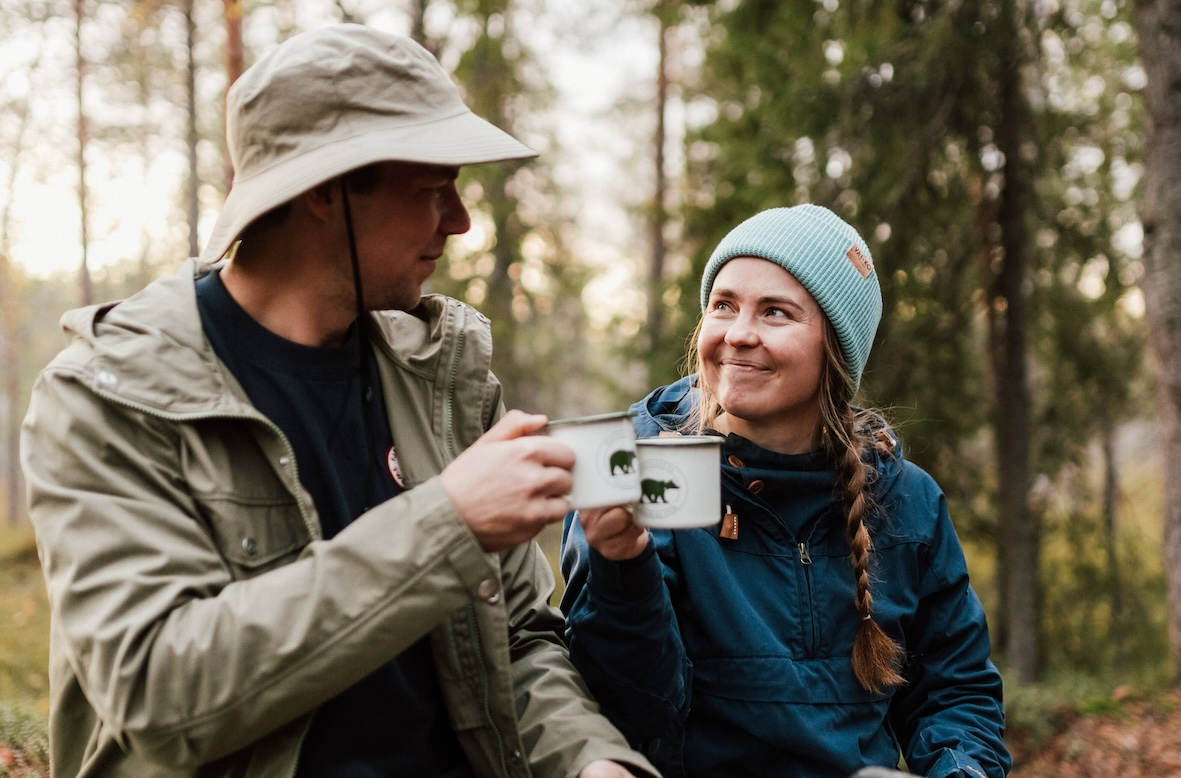
#> input picture dataset/17.jpg, 1181 x 778 px
$ python fix_17.py
#> lines starting #> are read from the running program, lines starting #| are printed output that depends on the picture; after the words box and inside, x2 and y2 are one past the last pixel; in counts of white or black regions, pixels touching at a corner belong together
### visualize_ground_truth_and_comparisons.py
"""Visualize Ground Truth annotations and generate side-by-side comparison images.

Creates:
1. ground_truth/images_with_gt_boxes/
   - Visualized images with Ground Truth boxes.
   - Green boxes = Standard/Large Faces (>=40px)
   - Orange/Red boxes = Small/Distant Faces (<40px, Difficult Slice)

2. comparison_visuals/
   - 4-panel comparison images:
     [Original + Ground Truth] | [Gaussian Blur]
     [Solid Mask]              | [Pixelation]
   - Perfect for presentation slides (Slide 4: Visual Evidence) and reports!
"""

import json
import os
import sys
from pathlib import Path
import cv2
import numpy as np

sys.stdout.reconfigure(encoding='utf-8')


# [54 lines left out: function process_all_anonymizations, not called in this run]


def draw_gt_on_image(img: np.ndarray, regions: list) -> np.ndarray:
    """Draw bounding boxes and labels for ground truth regions."""
    canvas = img.copy()
    h, w = canvas.shape[:2]

    for reg in regions:
        x1, y1, x2, y2 = map(int, reg["box_xyxy"])
        x1, x2 = max(0, min(w, x1)), max(0, min(w, x2))
        y1, y2 = max(0, min(h, y1)), max(0, min(h, y2))

        is_difficult = reg.get("is_difficult", False)
        # Green for Standard (0, 220, 0), Orange/Red for Difficult Slice (0, 100, 255)
        color = (0, 90, 255) if is_difficult else (0, 220, 50)

        # Draw bounding box
        cv2.rectangle(canvas, (x1, y1), (x2, y2), color, 2)

        # Label
        tag = "DIFF" if is_difficult else "STD"
        label = f"{reg['instance_id']} [{tag}]"

        # Background box for label text
        font = cv2.FONT_HERSHEY_SIMPLEX
        scale = 0.42
        thickness = 1
        (tw, th), baseline = cv2.getTextSize(label, font, scale, thickness)

        label_y1 = max(0, y1 - th - 6)
        label_y2 = y1
        cv2.rectangle(canvas, (x1, label_y1), (x1 + tw + 4, label_y2), color, -1)
        cv2.putText(canvas, label, (x1 + 2, y1 - 3), font, scale, (255, 255, 255), thickness, cv2.LINE_AA)

    return canvas


def add_header(img: np.ndarray, title: str, bg_color=(30, 30, 30)) -> np.ndarray:
    """Add a clean banner title on top of an image panel."""
    header_h = 36
    h, w = img.shape[:2]
    header = np.full((header_h, w, 3), bg_color, dtype=np.uint8)

    font = cv2.FONT_HERSHEY_DUPLEX
    scale = 0.55
    thickness = 1
    (tw, th), _ = cv2.getTextSize(title, font, scale, thickness)
    tx = (w - tw) // 2
    ty = (header_h + th) // 2 - 2
    cv2.putText(header, title, (tx, ty), font, scale, (255, 255, 255), thickness, cv2.LINE_AA)
    return np.vstack([header, img])


# [63 lines left out: function build_comparison_grids, not called in this run]


# [2 lines that do not run on import are left out]

### fix_17.py
"""Fix 17.jpg Ground Truth and regenerate comparison visuals.
Keep only 2 genuine faces (male and female), remove false positive detection.
"""

import json
import sys
from pathlib import Path
import cv2
import numpy as np

sys.stdout.reconfigure(encoding='utf-8')

def fix_image_17():
    gt_file = Path("ground_truth.json")
    gt_sub_file = Path("ground_truth/sensitive_annotations.json")
    dataset_dir = Path("dataset")
    results_dir = Path("results")
    gt_vis_dir = Path("ground_truth/images_with_gt_boxes")
    comp_dir = Path("comparison_visuals")

    with open(gt_file, "r", encoding="utf-8") as f:
#> (reads ground_truth.json from the repository)
        gt_data = json.load(f)

    # 1. Filter regions of 17.jpg to exactly 2 faces
    regions_17 = gt_data["images"]["17.jpg"]["sensitive_regions"]
    filtered_17 = [r for r in regions_17 if r["area"] > 5000]
    gt_data["images"]["17.jpg"]["sensitive_regions"] = filtered_17
    gt_data["images"]["17.jpg"]["num_sensitive_regions"] = len(filtered_17)

    # 2. Recalculate totals
    total_faces = sum(len(img["sensitive_regions"]) for img in gt_data["images"].values())
    small_faces = sum(1 for img in gt_data["images"].values() for r in img["sensitive_regions"] if r["is_difficult"])
    large_faces = total_faces - small_faces

    gt_data["total_sensitive_instances"] = total_faces
    gt_data["slice_summary"]["large_faces"] = large_faces
    gt_data["slice_summary"]["small_faces"] = small_faces

    # Save to ground_truth.json and ground_truth/sensitive_annotations.json
    with open(gt_file, "w", encoding="utf-8") as f:
        json.dump(gt_data, f, indent=4, ensure_ascii=False)
    with open(gt_sub_file, "w", encoding="utf-8") as f:
        json.dump(gt_data, f, indent=4, ensure_ascii=False)

    print(f"[+] Đã cập nhật Ground Truth: 17.jpg hiện có đúng {len(filtered_17)} khuôn mặt.")
    print(f"    - Tổng khuôn mặt toàn bộ dataset: {total_faces} (Mặt lớn: {large_faces}, Mặt nhỏ: {small_faces})")

    # 3. Regenerate results for 17.jpg
    raw_img = cv2.imread(str(dataset_dir / "17.jpg"))
#> raw_img is the input picture: shape (778, 1181, 3); mean B, G, R 92.1, 107.2, 114.3
    h, w = raw_img.shape[:2]
#> h = 778; w = 1181
    boxes = [r["box_xyxy"] for r in filtered_17]

    # Blur
    img_blur = raw_img.copy()
    for b in boxes:
        x1, y1, x2, y2 = map(int, b)
        x1, x2 = max(0, min(w, x1)), max(0, min(w, x2))
        y1, y2 = max(0, min(h, y1)), max(0, min(h, y2))
        if x2 > x1 and y2 > y1:
            img_blur[y1:y2, x1:x2] = cv2.GaussianBlur(img_blur[y1:y2, x1:x2], (41, 41), 0)
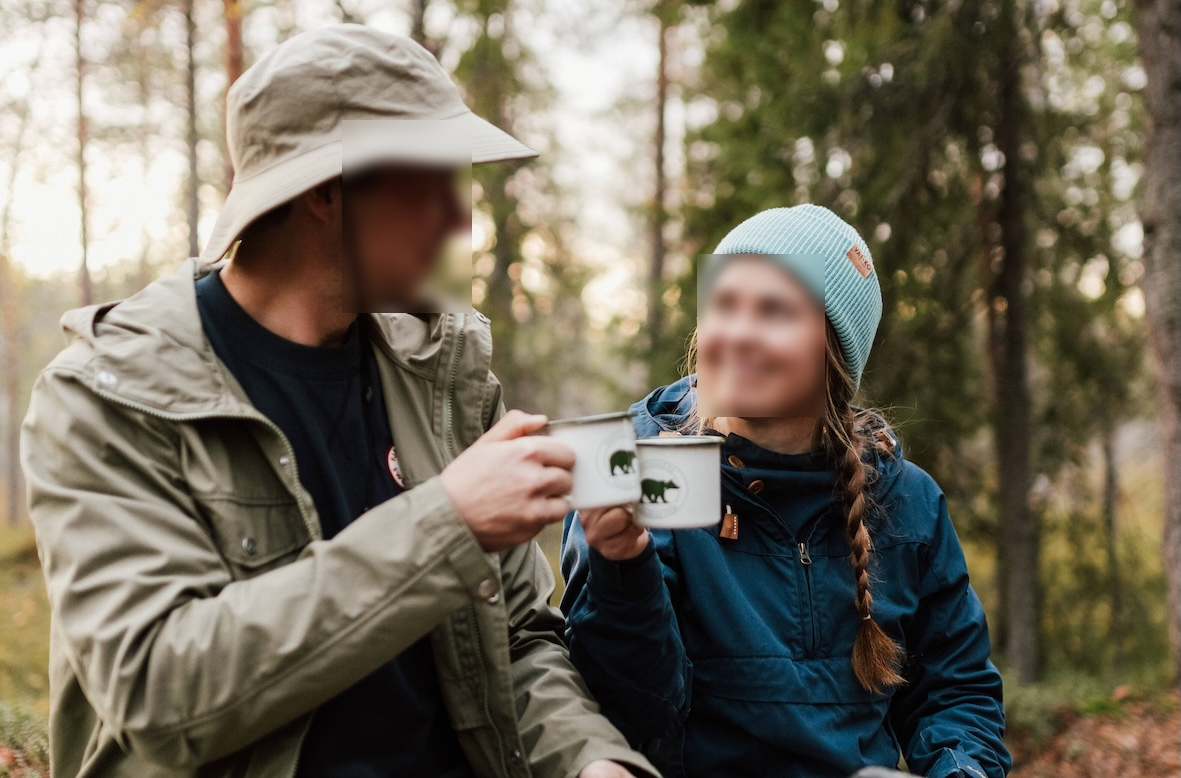
#> img_blur: shape (778, 1181, 3); 4.96% of pixels changed, all inside (x1, y1, x2, y2) = (342, 120, 825, 417)
    cv2.imwrite(str(results_dir / "blur" / "17.jpg"), img_blur)

    # Mask
    img_mask = raw_img.copy()
    for b in boxes:
        x1, y1, x2, y2 = map(int, b)
        x1, x2 = max(0, min(w, x1)), max(0, min(w, x2))
        y1, y2 = max(0, min(h, y1)), max(0, min(h, y2))
        if x2 > x1 and y2 > y1:
            img_mask[y1:y2, x1:x2] = (0, 0, 0)
#> this loop made 2 passes
#> (x1, y1, x2, y2) on passes 1 to 2: (697, 254, 825, 417), (342, 120, 472, 313)
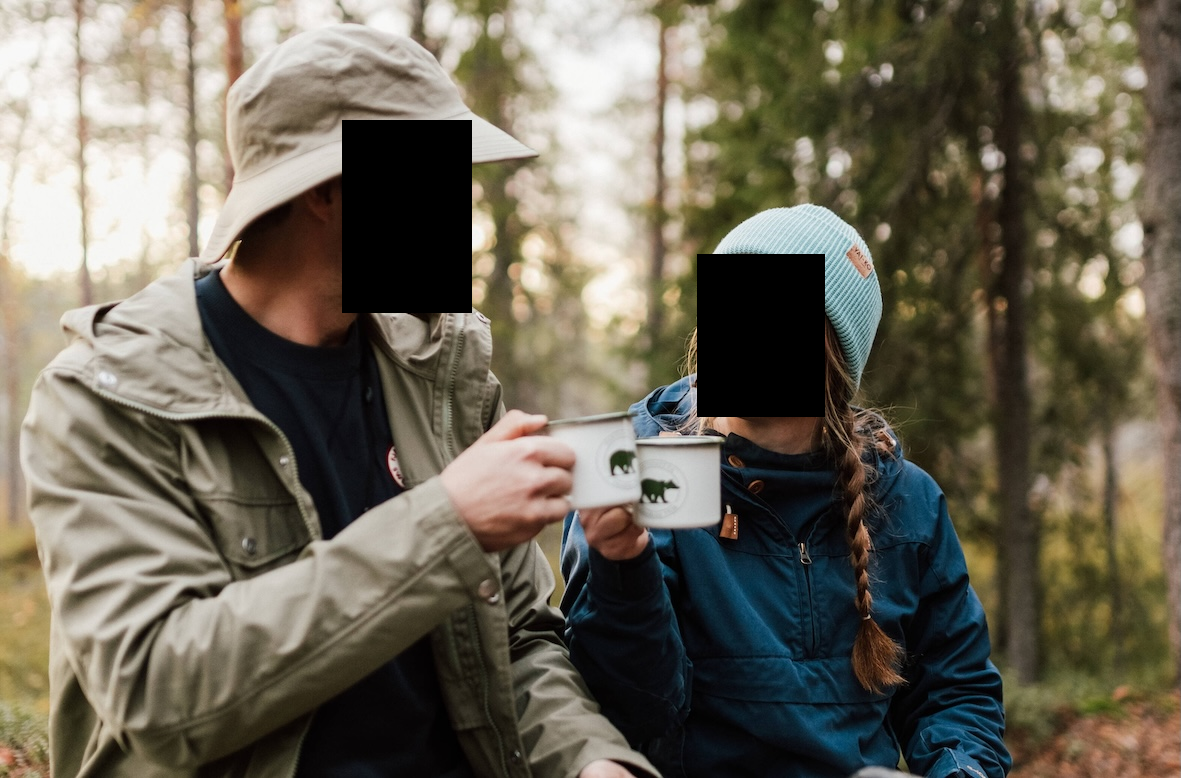
#> img_mask: shape (778, 1181, 3); 5% of pixels changed, all inside (x1, y1, x2, y2) = (342, 120, 825, 417)
    cv2.imwrite(str(results_dir / "mask" / "17.jpg"), img_mask)

    # Pixelation
    img_pix = raw_img.copy()
    for b in boxes:
        x1, y1, x2, y2 = map(int, b)
        x1, x2 = max(0, min(w, x1)), max(0, min(w, x2))
        y1, y2 = max(0, min(h, y1)), max(0, min(h, y2))
        if x2 > x1 and y2 > y1:
            pixel_size = 12
            region = img_pix[y1:y2, x1:x2]
            sw = max(1, (x2 - x1) // pixel_size)
            sh = max(1, (y2 - y1) // pixel_size)
            tiny = cv2.resize(region, (sw, sh), interpolation=cv2.INTER_LINEAR)
            img_pix[y1:y2, x1:x2] = cv2.resize(tiny, (x2 - x1, y2 - y1), interpolation=cv2.INTER_NEAREST)
#> this loop made 2 passes
#> (x1, y1, x2, y2, sw, sh) on passes 1 to 2: (697, 254, 825, 417, 10, 13), (342, 120, 472, 313, 10, 16)
#> pass 1, in fix_image_17, `region = img_pix[y1:y2, x1:x2]`:
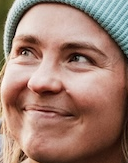
#> region: shape (163, 128, 3); mean B, G, R 112.2, 125.8, 159.2
#> after the loop:
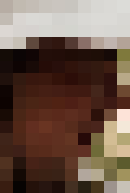
#> region: shape (193, 130, 3); mean B, G, R 74, 86.7, 108.7
    cv2.imwrite(str(results_dir / "pixelation" / "17.jpg"), img_pix)

    # 4. Generate gt_17.jpg
    from visualize_ground_truth_and_comparisons import draw_gt_on_image, add_header
    gt_img = draw_gt_on_image(raw_img, filtered_17)
#> the loop in draw_gt_on_image, `for reg in regions:` made 2 passes
#> (x1, y1, x2, y2, label_y1, label_y2) on passes 1 to 2: (697, 254, 825, 417, 238, 254), (342, 120, 472, 313, 104, 120)
#> after the loop in draw_gt_on_image, `for reg in regions:`:
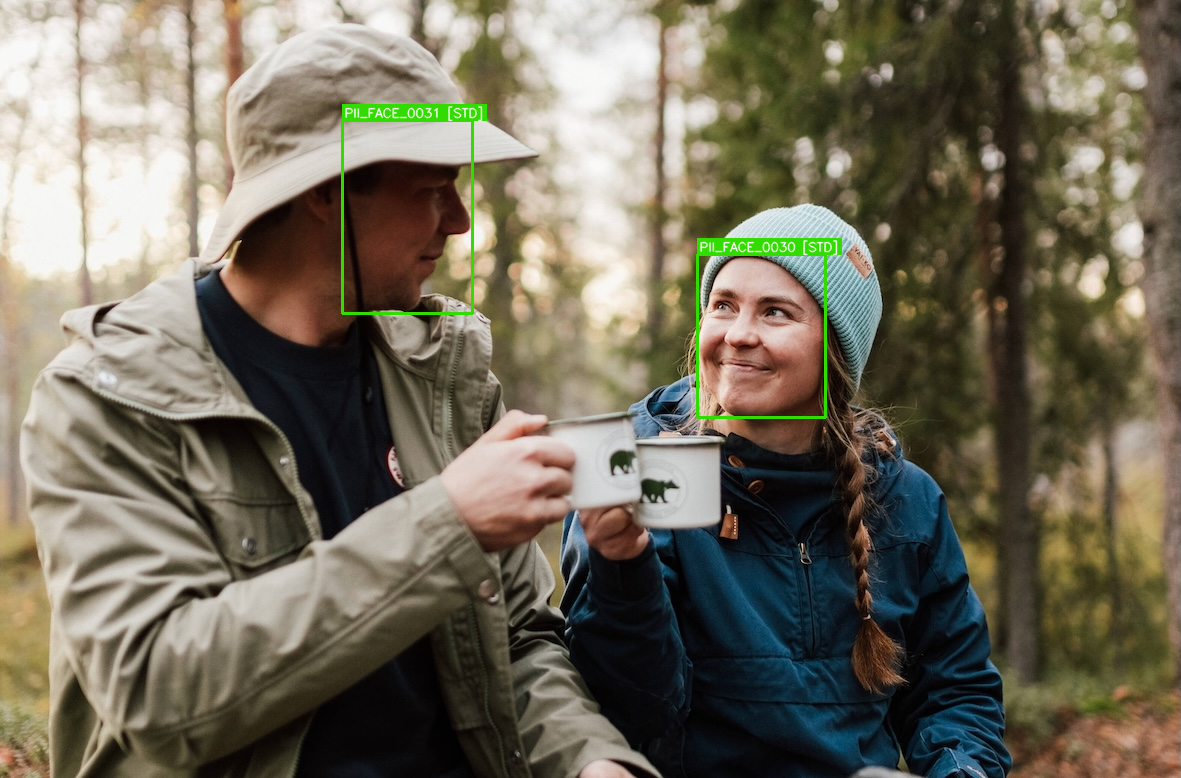
#> canvas: shape (778, 1181, 3); 0.88% of pixels changed, all inside (x1, y1, x2, y2) = (341, 104, 842, 419)
    cv2.imwrite(str(gt_vis_dir / "gt_17.jpg"), gt_img)

    # 5. Generate compare_17.jpg
    scale_ratio = min(1.0, 600.0 / w)
#> scale_ratio = 0.508
    nw, nh = int(w * scale_ratio), int(h * scale_ratio)
#> nw = 600; nh = 395

    p1 = add_header(cv2.resize(gt_img, (nw, nh)), "1. Ground Truth (2 Faces: Male & Female)", (35, 120, 45))
#> in add_header, `font = cv2.FONT_HERSHEY_DUPLEX`: font = 2
#> in add_header, `(tw, th), _ = cv2.getTextSize(title, font, scale, thickness)`: tw = 385; th = 13
#> in add_header, `tx = (w - tw) // 2`: tx = 107
#> in add_header, `ty = (header_h + th) // 2 - 2`: ty = 22
    p2 = add_header(cv2.resize(img_blur, (nw, nh)), "2. Gaussian Blur (Re-detect: 100%)", (160, 90, 20))
    p3 = add_header(cv2.resize(img_mask, (nw, nh)), "3. Solid Mask (PSNR: 18.36dB)", (80, 20, 20))
#> call 3 of add_header, with title = '3. Solid Mask (PSNR: 18.36dB)', bg_color = (80, 20, 20)
#> in add_header (call 3), `(tw, th), _ = cv2.getTextSize(title, font, scale, thickness)`: tw = 278
#> in add_header (call 3), `tx = (w - tw) // 2`: tx = 161
#> in add_header (call 3), `return np.vstack([header, img])`:
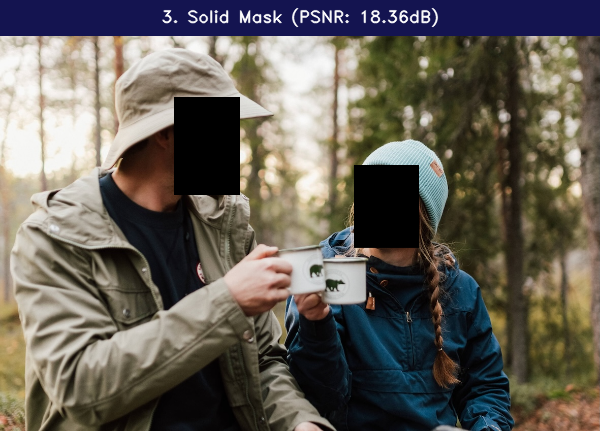
#> returned value: shape (431, 600, 3); mean of channels 0, 1, 2 87.6, 96.1, 101.3; drawn as B, G, R
    p4 = add_header(cv2.resize(img_pix, (nw, nh)), "4. Pixelation (Sweet Spot: SSIM 0.94)", (25, 90, 160))

    grid = np.vstack([np.hstack([p1, p2]), np.hstack([p3, p4])])
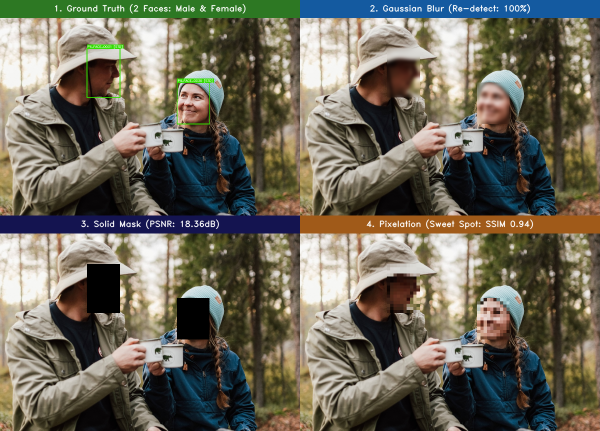
#> grid: shape (862, 1200, 3) (shown at 1/2 size); mean B, G, R 90.2, 104.6, 109.1
    cv2.imwrite(str(comp_dir / "compare_17.jpg"), grid)
    print(f"[+] Đã tạo lại thành công compare_17.jpg tại: {comp_dir / 'compare_17.jpg'}")


if __name__ == "__main__":
    fix_image_17()
